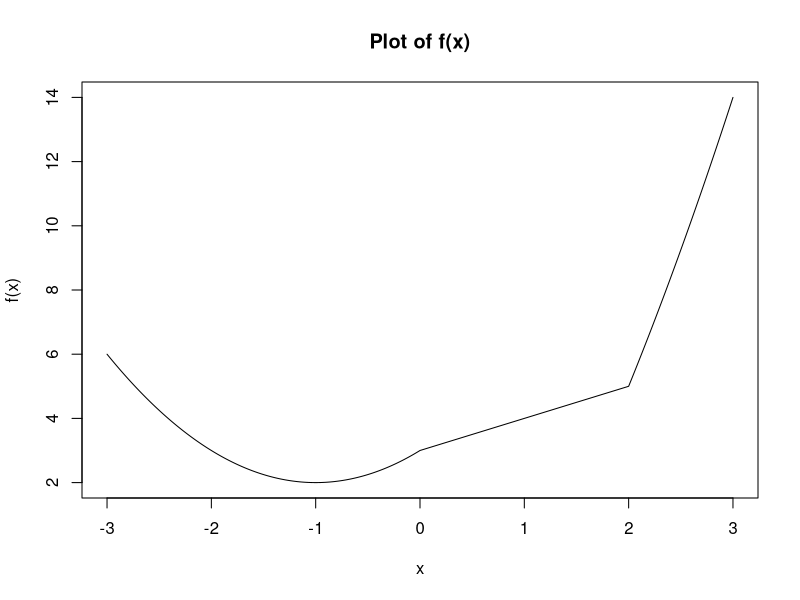
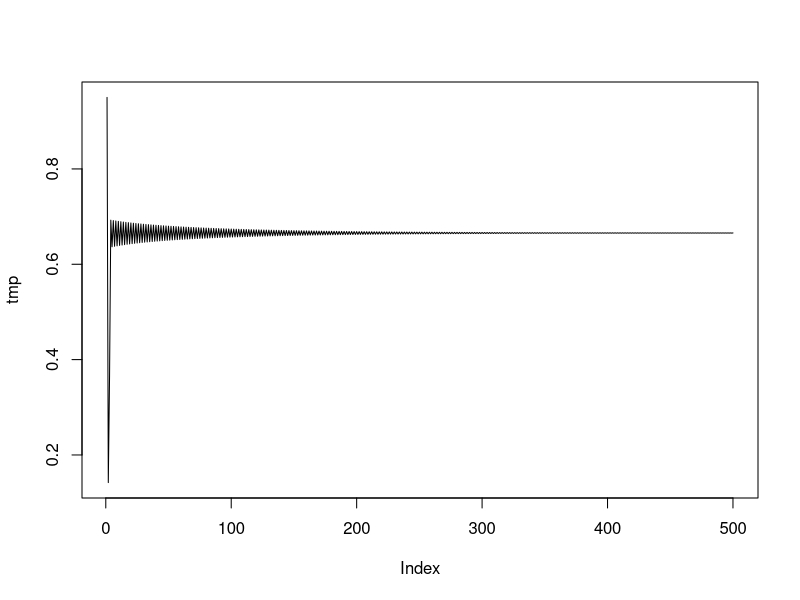
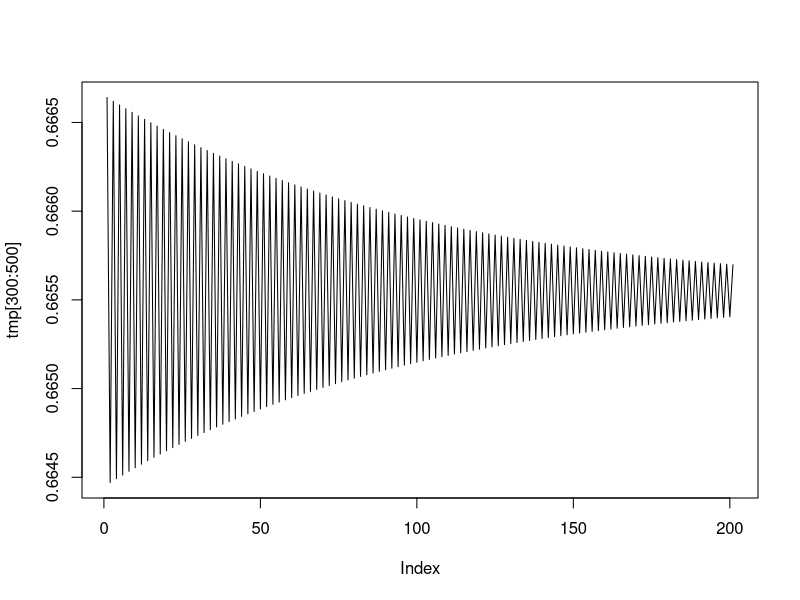

Reproduce these figures in R, in order. (Note: this script raises an error after producing the figures.)
## ---- chunk 1
p_1a <- 1:20
print(p_1a)
p_1b <- 20:1
print(p_1b)
p_1c <- c(1:20,19:1)
print(p_1c)
tmp <- c(4,6,3)
print(tmp)
p_1e <- rep(tmp,10)
print(p_1e)
p_1f <- rep(tmp, l=31)
print(p_1f)
p_1g <- rep(tmp, times=c(10,20,30))
print(p_1g)
## ---- chunk 2
library(base)
library(graphics)
x <- seq(3, 6, by=0.1)
p_2 <- exp(x)*cos(x)
print(p_2)
## ---- chunk 3
options(scipen = 0)
p_3a <- (0.1^seq(3,36,by=3))*(0.2^seq(1,34,by=3))
p_3a

n <- 1:25
p_3b <- (2^n)/n
print(p_3b)
## ---- chunk 4
p_4x <- 10:100
p_4x^3 + 4*p_4x^2
print(sum(p_4x^3 + 4*p_4x^2))

p_4y <- 1:25
(2^p_4y)/p_4y + (3^p_4y)/(p_4y)^2
print(sum((2^p_4y)/p_4y + (3^p_4y)/(p_4y)^2))
## ---- chunk 5
label_vector <- paste("label", 1:30)
print(label_vector)

fn_vector <- paste("fn", 1:30)
print(fn_vector)
## ---- chunk 6
set.seed(50)
xVec <- sample(0:999, 250, replace=T)
yVec <- sample(0:999, 250, replace=T)

n <- 250
print(n)
p_6a <- yVec[2:n] - xVec[1:(n-1)]
p_6b <- sin(yVec[1:(n-1)]) / cos(xVec[2:n])
p_6c <- xVec[1:(n-2)] + 2*xVec[2:(n-1)] - xVec[3:n]
p_6d <- sum( exp(-xVec[2:n]) / (xVec[1:(n-1)] + 10) )
## ---- chunk 7
p_7a <- yVec[yVec > 600]
p_7b <- which(yVec >600)
p_7c <- xVec[yVec > 600]
x_mean <- mean(xVec)
p_7d <- sqrt(abs(xVec - x_mean))
y_max <- max(yVec)
p_7e <- sum(yVec >= (y_max - 200))
p_7f <- sum(xVec %% 2 == 0)
p_7g <- xVec[order(yVec)]
p_7seq <- seq(1, n, by=3)
p_7h <- yVec[p_7seq]


## ---- chunk 8
seq(2,38,b=2)
seq(3,39,b=2)
seq(2,38,b=2)/seq(3,39,b=2)
cumprod(seq(2,38,b=2)/seq(3,39,b=2))
sum(cumprod(seq(2,38,b=2)/seq(3,39,b=2)))
1+sum(cumprod(seq(2,38,b=2)/seq(3,39,b=2)))

## ---- chunk 9
p_1a <- matrix(c(1, 5, -2, 1, 2, -1, 3, 6, -3), nrow = 3, ncol = 3, byrow = FALSE)
print(p_1a)
p_1a3 <- p_1a %*% p_1a %*% p_1a
print(p_1a3)


## ---- chunk 10
p_1a[, 3] <- p_1a[, 2] + p_1a[, 3]
print(p_1a)

## ---- chunk 11
p_2a <- matrix (c(10, -10, 10), nrow = 15, ncol = 3, byrow = TRUE)
print(p_2a)
BTB <- crossprod (p_2a)
print(BTB)

## ---- chunk 12
matE <- matrix(0, nrow = 6, ncol = 6)
print(matE)
print(row(matE))
print(col(matE))

matE_new <- matrix(0, nrow = 6, ncol = 6)
matE_new[abs(row(matE_new) - col(matE_new)) == 1] <- 1
print(matE_new)

## ---- chunk 13

row <- 0:4
column <- 0:4
p_4a <- outer (row, column, FUN = "+")
print(p_4a)

## ---- chunk 14

n1 <- 5
p_5a <- matrix(0, n, n)
p_5a <- outer(0:(n1-1), 0:(n1-1), function(i, j) (i + j) %% n1)
print(p_5a)

n2 <-10
p_5b <- outer (0:(n2-1), 0:(n2-1), function (i,j)(i+j) %% n2)
print(p_5b)

n3 <- 9
p_5c <- outer (0:(n3-1), 0:(n3-1), function (i,j)(i-j) %% n3)
print(p_5c)

## ---- chunk 15
n1 <- 5
p_6a <- outer(1:n1, 1:n1, function(i, j) abs(i - j) + 1)
print(p_6a)
y <- c(7, -1, -3, 5, 17)
solution <- solve(p_6a, y)
print(solution)

## ---- chunk 16
set.seed(75)
aMat <- matrix( sample(10, size=60, replace=T), nr=6)
p_7row <- apply(aMat, 1, function(x) sum(x > 4))
print(p_7row)
p_7_sevens <- which(apply(aMat, 1, function(x) sum(x==7)) ==2)
print(p_7_sevens)

## ---- chunk 17
i1 <- 1:20
j1 <- 1:5
p_8A <- sum(1/(3+j1))
p_8a <- sum((i1^4) * p_8A)
print(p_8a)


p_8B <- sum(1/(3+i1*j1))
p_8b <- sum((i1^4) * p_8B)
print(p_8b)

i2 <- 1:10
j2 <- 1:i2

p_8C <- sum(1/(3+i2*j2))
p_8c <- sum((i2^4) * p_8C)
print(p_8c)


## ---- chunk 18
tampFn1 <- function (xVec) {
  n <- length(xVec)
  return(xVec ^ (1:n))
}

tampFn2 <- function (xVec) {
  n <- length(xVec)
  return(xVec ^ (1:n) / (1:n))
}

tampFn3 <- function (xVec){
  n <- length(xVec)
  return(xVec^(1:n-1))/ (0:n)
}

## ---- chunk 19

a = c(1:5,6:1)

n <- length(a)
a[-c(n-1,n)]

tmpFn <- function(a){
  n = length(a)
  mva= (a[-c(n-1,n)] + a[-c(1,n)] + a[-c(1,2)])/3
  return(mva)
}

print(tmpFn(a))



## ---- chunk 20
tampFn <- function(xVec) {
  ifelse(xVec < 0, xVec^2 + 2*xVec + 3,
         ifelse(xVec < 2, xVec + 3,
                xVec^2 + 4*xVec - 7))
}

x <- seq(-3, 3, by = 0.01)
y <- tampFn(x)

plot(x, y, type = "l", col = "black", 
     main = "Plot of f(x)", xlab = "x", ylab = "f(x)")


## ---- chunk 21
p_4a <- matrix(c(1, 5, -2, 1, 2, -1, 3, 6, -3), nrow = 3, byrow = FALSE)
print(p_4a)

tmpFn <- function(mat){
  if(!is.matrix(mat)) stop("Input is not a matrix")
  mat[mat%%2 == 1] <- 2*mat[mat%%2 == 1]
  return(mat)
}

A <- matrix(c(1,1,3,5,2,6,-2,-1, -3), nrow = 3, byrow = T)

print(tmpFn(A))
## ---- chunk 22

n <- 5
k <- 2

p_5a <- matrix(0, nrow = n, ncol = n)
diag(p_5a) <- k
diag(p_5a[1:(n-1), 2:n]) <- 1
diag(p_5a[2:n, 1:(n-1)]) <- 1

print(p_5a)


p_5Matrix <- function(n, k){
  p_5b <- diag(k, n)
  if (n > 1){
    matrix[1:(n-1), 2:n] <- 1
    matrix[2:n, 1:(n-1)] <- 1
  }
  return(p_5b)
}
print(p_5Matrix)



## ---- chunk 23
p_6a <- function(alpha) {
  # Normalize the angle to [0, 360)
  alpha_real <- alpha %% 360
  
  # Determine quadrant
  if (alpha_real < 90) {
    return(1)
  } else if (alpha_real < 180) {
    return(2)
  } else if (alpha_real < 270) {
    return(3)
  } else {
    return(4)
  }
}


## ---- chunk 24
weekday <- function(day, month, year) {
  if (month %in% c(1, 2)) {
    month <- month + 10
    year <- year - 1
  } else {
    month <- month - 2
  }
  k <- day
  y <- year %% 100
  c <- floor(year / 100)
  m <- month
  f <- (floor(2.6 * m - 0.2) + k + y + floor(y / 4) + floor(c / 4) - 2 * c) %% 7
  if (f <= 0) {
    f <- f + 7
  }
  
  return(f)
}

p_7b <- function(day, month, year) {
  if (length(day) != length(month) || length(day) != length(year)) {
    stop()
  }
  
  adjust_mask <- month %in% c(1, 2)
  month_adj <- ifelse(adjust_mask, month + 10, month - 2)
  year_adj <- ifelse(adjust_mask, year - 1, year)
  
  k <- day
  y <- year_adj %% 100
  c <- floor(year_adj / 100)
  m <- month_adjusted
  f <- (floor(2.6 * m - 0.2) + k + y + floor(y / 4) + floor(c / 4) - 2 * c) %% 7
  f <- ifelse(f <= 0, f + 7, f)
  return(f)
}


## ---- chunk 25
testloop <- function(n){
  if(n<4)stop("n must be an integer > 3")
  browser()
  x = rep(NA, n-1)
  x[1] = 1
  x[2] = 2
  
  for(j in 3:(n-1)){x[j] = x[j-1] + 2/x[j-1]
  }
  return(x)
}




testloop2 <- function(yVec) {
  n <- length(yVec)
  e <- rep(NA, n)
  e[1] <- yVec[1] 
  for(j in 2:n) {
    e[j] <- e[j-1] + 2 / e[j-1] 
  }
  
  return(sum(e))
}

## ---- chunk 26
quadmap <- function(start, rho, niter) {
  x <- numeric(niter)
  x[1] <- start
  for (i in 2:niter) {
    x[i] <- rho * x[i-1] * (1 - x[i-1])
  }
  
  return(x)
}

tmp <- quadmap(start = 0.95, rho = 2.99, niter = 500)

plot(tmp, type = "l")
plot(tmp[300:500], type = "l")


p_9b <- function(start, rho, tolerance = 0.02) {
  x_prev <- start
  x_current <- rho * start * (1 - start)
  iterations <- 1
  while (abs(x_current - x_prev) >= tolerance) {
    x_previous <- x_current
    x_current <- rho * x_previous * (1 - x_previous)
    iterations <- iterations + 1
    if (iterations > 1000) {
      break
    }
  }
  
  return(iterations)
}


## ---- chunk 27
tmpFn <- function(xVec) {
  n <- length(xVec)
  x_mean <- mean(xVec)
  denominator <- sum((xVec - x_mean)^2)
  numerator_r1 <- sum((xVec[2:n] - x_mean) * (xVec[1:(n-1)] - x_mean))
  r1 <- numerator_r1 / denominator
  numerator_r2 <- sum((xVec[3:n] - x_mean) * (xVec[1:(n-2)] - x_mean))
  r2 <- numerator_r2 / denominator
  
  return(list(r1 = r1, r2 = r2))
}


xVec <- seq(2, 56, by = 3)
p_10a <- tmpFn(xVec)
print(p_10a)



p_10b <- function(xVec, k) {
  n <- length(xVec)
  x_mean <- mean(xVec)
  denominator <- sum((xVec - x_mean)^2)
  result <- numeric(k + 1)
  result[1] <- 1  
  
  for (lag in 1:k) {
    numerator <- sum((xVec[(lag+1):n] - x_mean) * (xVec[1:(n-lag)] - x_mean))
    result[lag + 1] <- numerator / denominator
  }
  
  return(result)
}


## ---- chunk 28

set.seed(50)
x <- as.integer(runif(5, 1, 5))
y <- as.integer(runif(6, 2, 4))

z <- outer(y, x, "<")
colSums(z)

f_1a <- function(x, y){
  z = colSums(outer(y,x,"<"))
  return(z)
}

f_1a(x,y)

f_1b <- function(x,y){
  rowSums(sapply(y, FUN=function(y){y < x}))
}

f_1b(x,y)

f_1c <- function(x,y){

  rowSums(vapply(y, FUN=function(y){y<x}, 
       FUN.VALUE = (along=x)))
}

f_1c(x,y)

set.seed(53)
x1 <- rnorm(10010)
y1 <- rnorm(10020)

system.time(f_1a(x1,y1))
system.time(f_1b(x1,y1))
system.time(f_1c(x1,y1))


nums <- 1:5
out <- lapply(nums, function(x) x^2)
print(out)
nums <- 1:5
out <- sapply(nums, function(x) x^2)
print(out)







## ---- chunk 29
noNAclos <- function(mat){
  mat[, columns(is.na(mat) == 0, drop = FALSE)]
}


removeNArowscols <- function(mat) {
  keep_rows <- rowSums(is.na(mat)) == 0
  keep_cols <- colSums(is.na(mat)) == 0
  mat[keep_rows, keep_cols, drop = FALSE]
}


## ---- chunk 30


x <- c(7, 3, 1, 4)
y <- c(2, 5, 1, 3)


empCopula <- function(u, v, xVec, yVec) {
  n <- length(xVec)
  r <- rank(xVec)
  s <- rank(yVec)
  indicators <- (r / (n + 1) <= u) & (s / (n + 1) <= v)
  sum(indicators) / n
}


empCopula(0.5, 0.5, x, y)



empCopula_b <- function(u, v, xVec, yVec) {
  if(length(u) != length(v)) stop()
  n <- length(xVec)
  r <- rank(xVec)
  s <- rank(yVec)
  C_vals <- numeric(length(u))
  for(i in seq_along(u)) {
    C_vals[i] <- sum((r / (n + 1) <= u[i]) & (s / (n + 1) <= v[i])) / n
  }
  C_vals
}

empCopula_b(0.5, 0.5, x, y)


## ---- chunk 31
functionA <- function(n) {
  total <- 0
  for(r in 1:n) {
    for(s in 1:r) {
      total <- total + (10 + 4*r^3)
    }
  }
  total
}


functionB <- function(n) {
  mat <- row(matrix(0, n, n))
  mat[mat < col(mat)] <- 0
  mat[mat >= col(mat)] <- mat[mat >= col(mat)]
  mat <- mat[mat > 0]
  sum(10 + 4 * mat^3)
}


functionC <- function(n) {
  r <- 1:n
  s <- 1:n
  mat <- outer(r, s, function(r,s) ifelse(s <= r, 10 + 4*r^3, 0))
  sum(mat)
}


single_argument <- function(r) {
  sum(10 + 4*r^3 * rep(1, r))
}

functionD <- function(n) {
  sum(sapply(1:n, single_argument))
}


term <- function(r,s) {
  if(s <= r) 10 + 4*r^3 
  else 0
}

functionF <- function(n) {
  r <- 1:n
  s <- 1:n
  sum(mapply(term, rep(r, each=n), rep(s, times=n)))
}
system.time(functionA(n))
system.time(functionB(n))
system.time(functionC(n))
system.time(functionD(n))
system.time(functionF(n))



## ---- chunk 32

queue <- function(n, aRate, sRate){
  A <- rexp(n, rate = aRate)
  S <- rexp(n, rate = sRate)
  W <- numeric(n+1)
  for (j in 1:n){
    W[j + 1] <- max(0, W[j] +S[j] - A [j])
  }
  W[n + 1]
}

set.seed(1)
queue(50, 2, 2)

queueLoop <- function(n, aRate, sRate, reps = 1000) {
  out <- numeric(reps)
  for (i in 1:reps) {
    out[i] <- queue(n, aRate, sRate)
  }
  out
}
queueRep <- function(n, aRate, sRate, reps = 1000) {
  replicate(reps, queue(n, aRate, sRate))
}


system.time(queueLoop(50, 2, 2, 10000))
system.time(queueRep(50, 2, 2, 10000))


queueVec <- function(n, aRate, sRate){
  D <- rexp(n, rate = sRate)-rexp(n, rate = aRate)
  function(prev, d) mac(0, )
}



queueVec <- function(n, aRate, sRate) {
  D <- rexp(n, rate = sRate) - rexp(n, rate = aRate)
  
  W <- Reduce(
    function(prev, d) max(0, prev + d),
    D, init = 0, accumulate = TRUE
  )
  
  tail(W, 1)
}
system.time(replicate(10000, queueVec(50, 2, 2)))




## ---- chunk 33
set.seed(123) 
# rwalk(n): returns positions S0,...,Sn
rwalk <- function(n) {
  steps <- sample(c(-1, 1), n, replace = TRUE, prob = c(0.5, 0.5))
  positions <- c(0, cumsum(steps))  # include S0=0
  return(positions)
}

rwalk(10)



set.seed(123)
n <- 50
path <- rwalk(n)

plot(0:n, path, type = "o", pch = 16, col = "blue",
     xlab = "Step", ylab = "Position",
     main = "Random Walk (Single Path)")
abline(h = 0, col = "red", lty = 2)


rwalkPos <- function(n) {
  path <- rwalk(n)
  time_above <- sum(path[-(n+1)] > 0)
  return(time_above)
}



rwalkPos1 <- function(nReps, n) {
  out <- numeric(nReps)
  for (i in 1:nReps) {
    out[i] <- rwalkPos(n)
  }
  return(out)
}


rwalkPos2 <- function(nReps, n) {
  replicate(nReps, rwalkPos(n))
}


system.time(res1 <- rwalkPos1(10000, 100))
system.time(res2 <- rwalkPos2(10000, 100))


## ---- chunk 34
myListFn <- function(n){
set.seed(52)
x<- rnorm(x)
xbar <- mean(x)
y = sign(xbar)*rexp(n, rate = abs(1/xbar))
count <- sum(abs(y)>abs(x))
z <- list (x=x, y=y, count = count)
return(z)
}
out <- myListFn(1000)

## ---- chunk 35

ttestFn <- function(arr) {
  d1 <- dim(arr)[1]
  d2 <- dim(arr)[2]
  d3 <- dim(arr)[3]
  
  w <- array(0, dim=c(d1,d2,d3))
  for(k in 1:d3){
    for(j in 1:d2){
      w[,j,k] <- arr[,j,k] - min(arr[,j,k])
    }
  }
  

  
  
  z <- matrix(0, nrow=d2, ncol=d3)
  for(k in 1:d3){
    for(j in 1:d2){
      z[j,k] <- sum(arr[,j,k]) - max(arr[,j,k])
    }
  }
  
  return(list(w=w, z=z))
}

